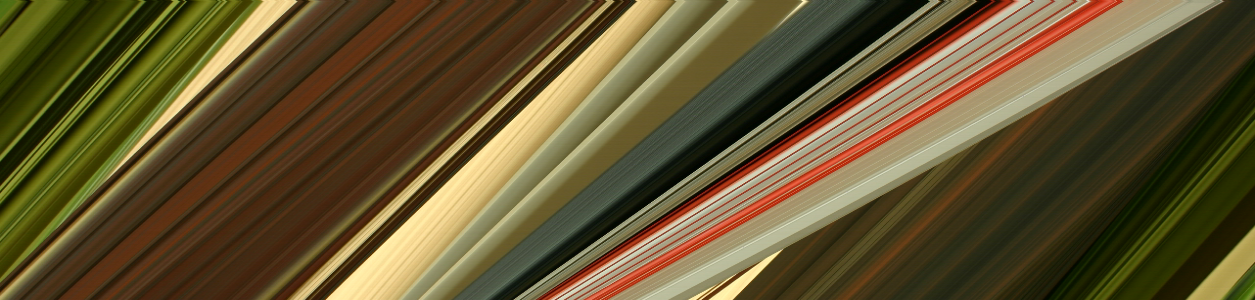
#> input picture examples/data/epi_img.png, 1255 x 300 px
$ python -i structure_tensor.py   (imports and definitions only)
#> lines starting #> are read from the running program, lines starting #| are printed output that depends on the picture
import numpy as np
from scipy.ndimage import gaussian_filter, convolve


def local_structure_tensor(img: np.ndarray,
                           si: float = 0.8,
                           so: float = 1.6,
                           slope_method: str = 'eigen',
                           grad_method: str = None,
                           f: float = 1) -> [np.ndarray, np.ndarray, np.ndarray]:
    """
    This function computes the local slopes of a given input image (e.g. epipolar image) using a structure tensor.

    :param img: image input (e.g. epipolar image)
    :param si: sigma for inner Gaussian kernel
    :param so: sigma for outer Gaussian kernel
    :param slope_method: 'eigen' for eigendecomposition
    :param grad_method: partial derivative method with 'scharr' as default and 'sobel' or 'gradient' as alternatives
    :param f: focal length scaling local slope values
    :return: local_disp, coherence, n
    """

    img = img if len(img.shape) == 3 else img[..., np.newaxis]
    chs = img.shape[-1] if len(img.shape) == 3 else (1,)
    grad_method = 'scharr' if grad_method is None else grad_method

    jyy, jxx, jxy = np.zeros((3,) + img.shape)
    for ch in range(chs):
        # gaussian filter for smoothness/de-noising
        img[..., ch] = gaussian_filter(img[..., ch], si)

        # compute image gradients
        grad_y, grad_x = partial_img_gradients(img[..., ch], method=grad_method)

        # compute structure tensor (using gradient maps)
        jyy[..., ch] = gaussian_filter(grad_y**2, so)
        jxx[..., ch] = gaussian_filter(grad_x**2, so)
        jxy[..., ch] = gaussian_filter(grad_x * grad_y, so)

    # local gradients of structure tensor
    if slope_method == 'eigen':
        num = -.5 * (jxx - jyy - np.sqrt((jxx-jyy)**2 + 4*jxy**2))
        denom = jxy
    else:
        raise Exception('Local slope method %s not recognized' % slope_method)
    local_disp = f*np.divide(num, denom, out=np.zeros_like(denom), where=denom != 0)

    # slope direction as vector n
    n = np.array([(jyy-jxx), (2*jxy)])

    # coherence as reliability measure
    coherence = np.sqrt(np.divide((jyy-jxx)**2 + 4*jxy**2, (jxx+jyy)**2, out=np.zeros_like(jxx), where=jxx+jyy != 0))

    return local_disp, coherence, n


def partial_img_gradients(img: np.ndarray, method: str = 'gradient') -> [np.ndarray, np.ndarray]:
    """
    Compute partial derivatives of a 2-dimensional image.

    :param img: input image
    :param method: method for first-order partial derivative featuring 'scharr', 'sobel' and 'gradient'.
    :return: vertical partial gradient, horizontal partial gradient
    """

    if method == 'scharr':
        kernel = np.array([[3, 10, 3], [0, 0, 0], [-3, -10, -3]])
        grad_y = convolve(img, kernel)
        grad_x = convolve(img, kernel.T)
    elif method == 'sobel':
        kernel = np.array([[1, 2, 1], [0, 0, 0], [-1, -2, -1]])
        grad_y = convolve(img, kernel)
        grad_x = convolve(img, kernel.T)
    elif method == 'gradient':
        grad_y = np.gradient(img, axis=0)
        grad_x = np.gradient(img, axis=1)
    else:
        raise Exception('Gradient method %s not supported' % method)

    return grad_y, grad_x

>>> import cv2
>>> picture = cv2.imread('../../examples/data/epi_img.png', cv2.IMREAD_GRAYSCALE)
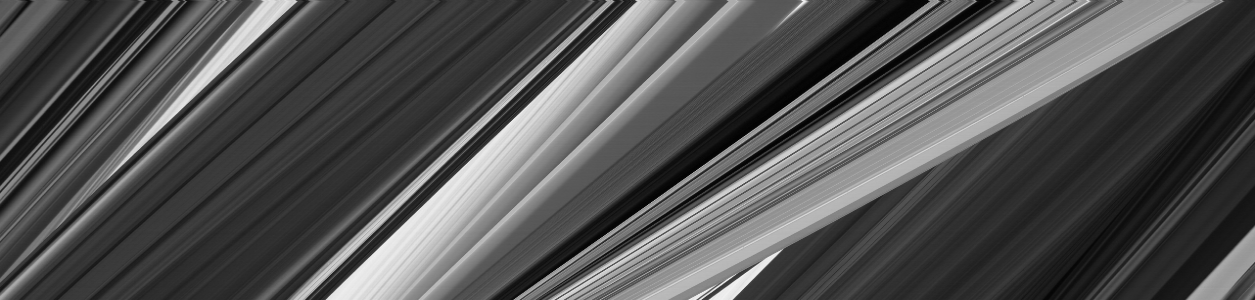
#> picture: shape (300, 1255); min 2, max 245, mean 82.7
>>> result = local_structure_tensor(picture)
#> the loop in local_structure_tensor, `for ch in range(chs):` made 1 pass
#> pass 1, in partial_img_gradients, `grad_y = convolve(img, kernel)`:
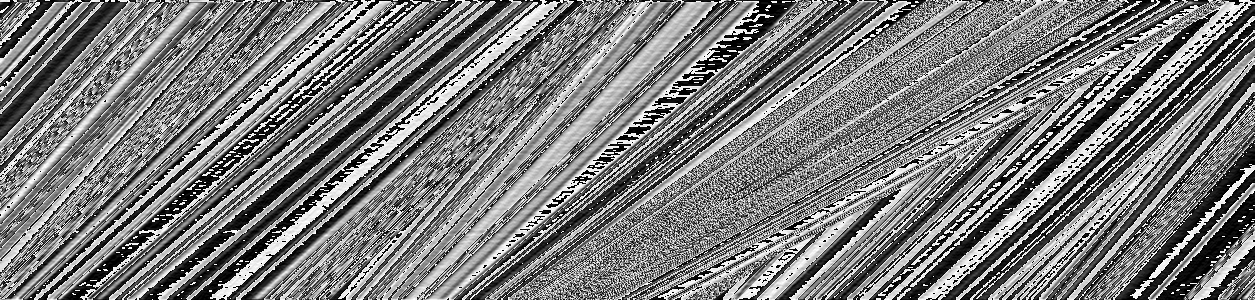
#> grad_y: shape (300, 1255); min 0, max 255, mean 123.5
#> pass 1, in partial_img_gradients, `grad_x = convolve(img, kernel.T)`:
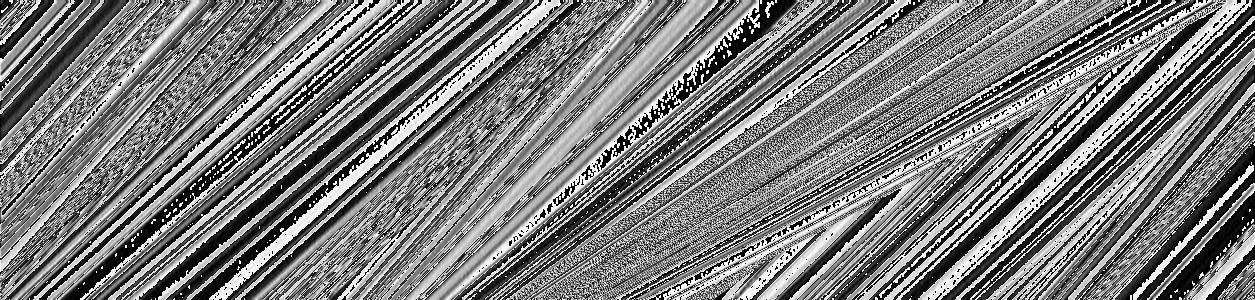
#> grad_x: shape (300, 1255); min 0, max 255, mean 123.2
#> after the loop in local_structure_tensor, `for ch in range(chs):`:
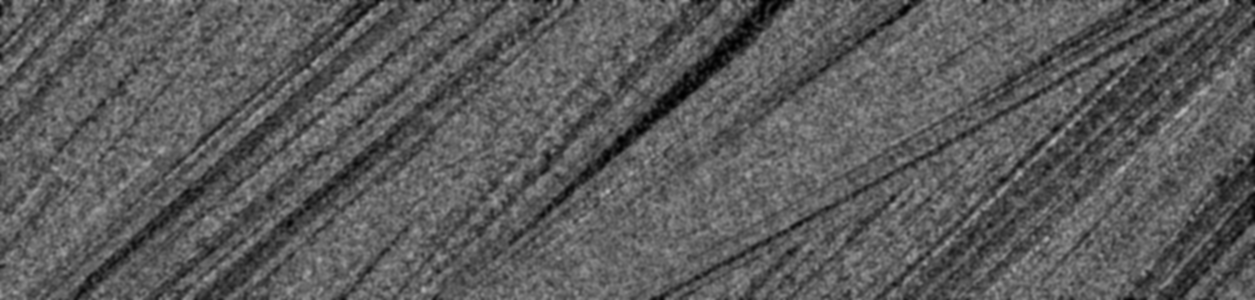
#> jxx: shape (300, 1255, 1) float64; min 0, max 185, mean 91.3
#> after the loop in local_structure_tensor, `for ch in range(chs):`:
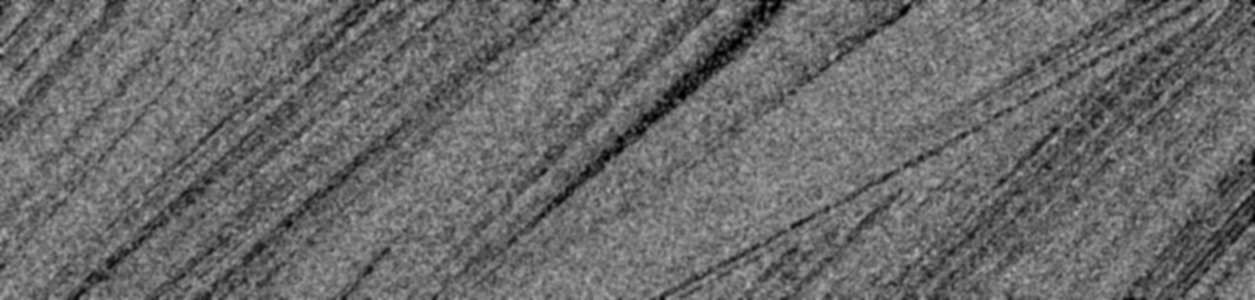
#> jxy: shape (300, 1255, 1) float64; min 0, max 180, mean 105.7
#> after the loop in local_structure_tensor, `for ch in range(chs):`:
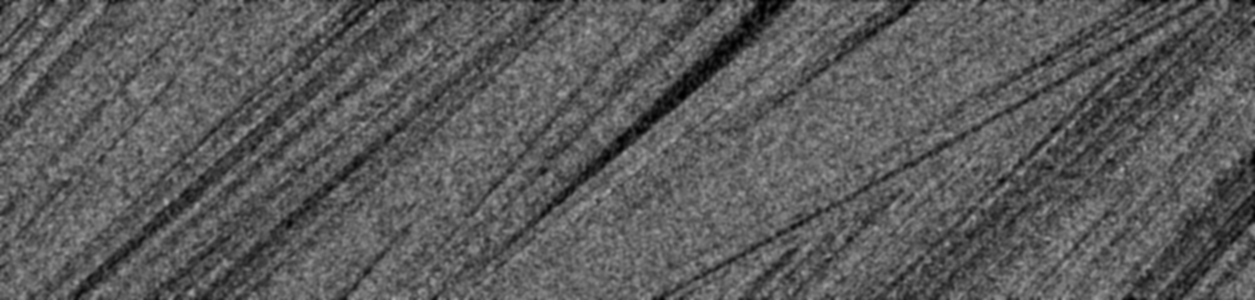
#> jyy: shape (300, 1255, 1) float64; min 0, max 171, mean 91.2
#> in local_structure_tensor, `coherence = np.sqrt(np.divide((jyy-jxx)**2 + 4*jxy**2, (jxx+jyy)**2, o..`:
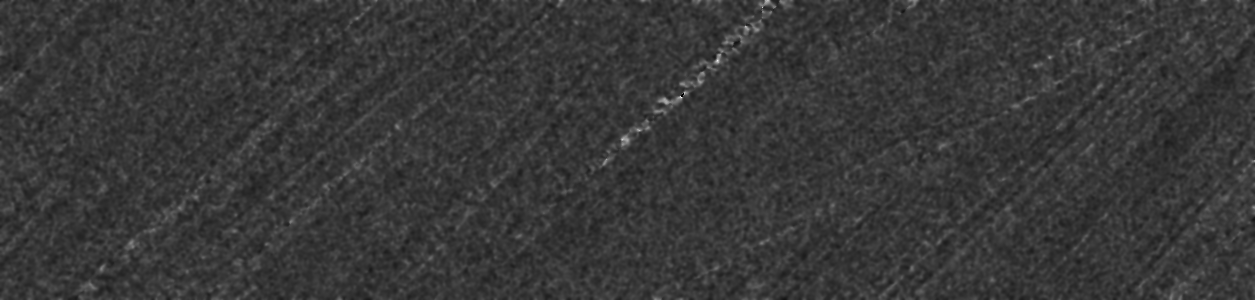
#> coherence: shape (300, 1255, 1) float64; min 0, max 5.34, mean 1.19; drawn with min black and max white
